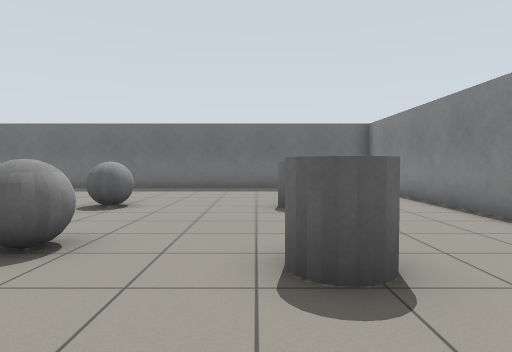
view 1 (above)

12 first-person views from a walk through a robot-simulator world made for Gazebo. The camera is 0.94 m above the floor, tilts 2° down and sees 75° across. The floor is counted in squares, 1 m on a side. Each view is taken from the middle of a square. On the plan, view 1 faces up. The plan holds only what a view shows up to about 12 squares ahead; the rest is blank.

view 2
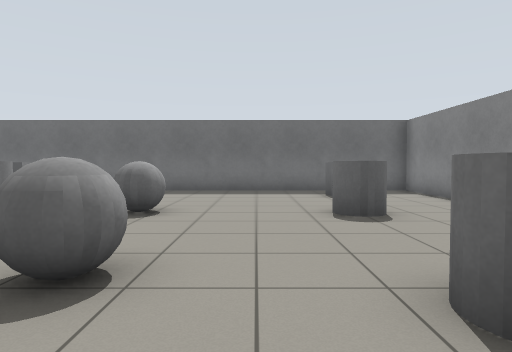

view 3
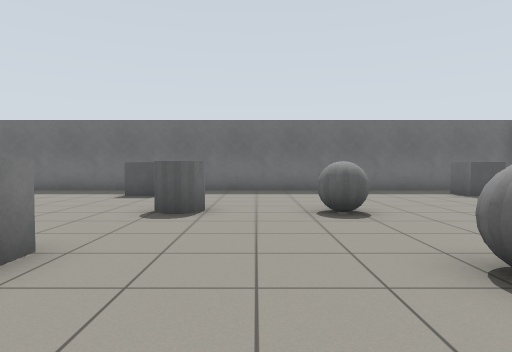

view 4
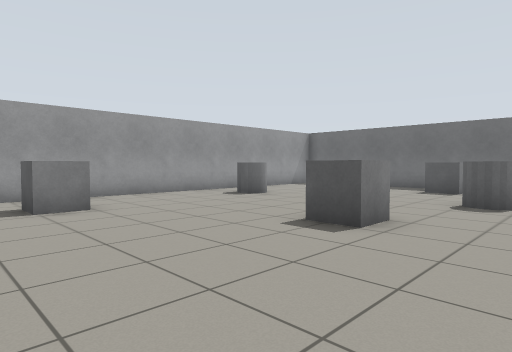

view 5
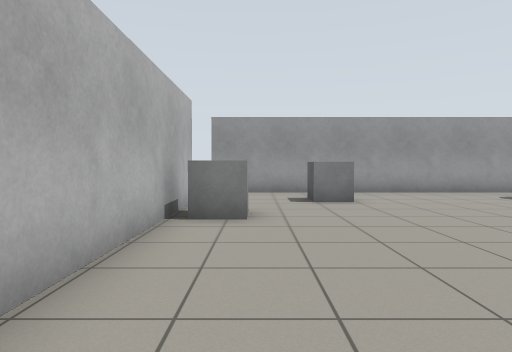

view 6
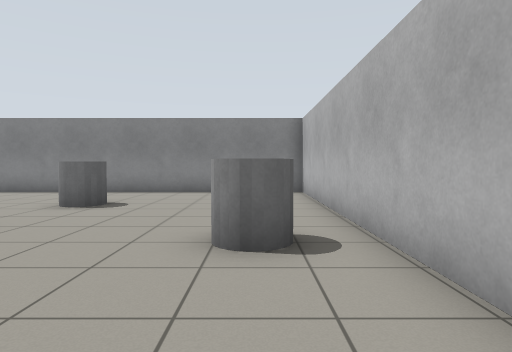

view 7
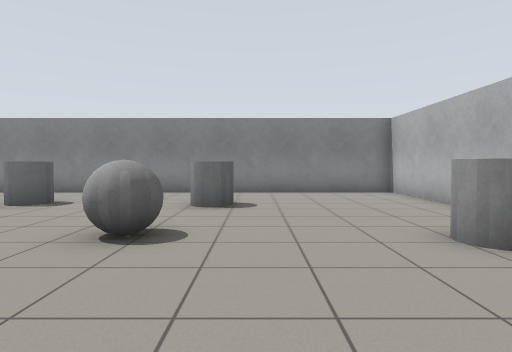

view 8
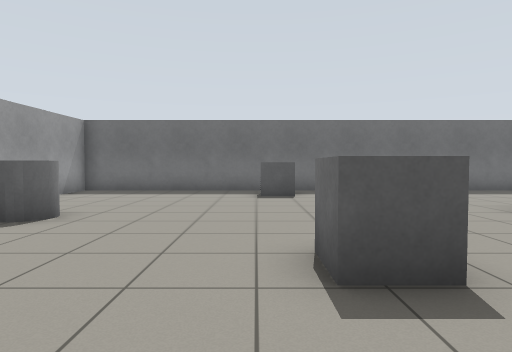

view 9
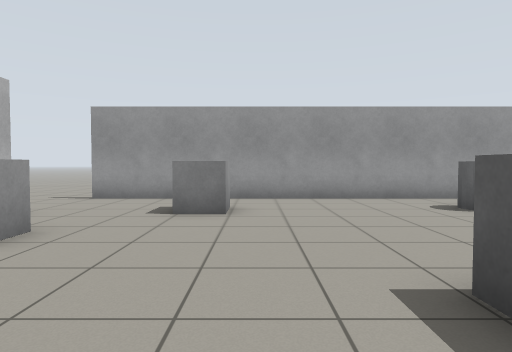

view 10
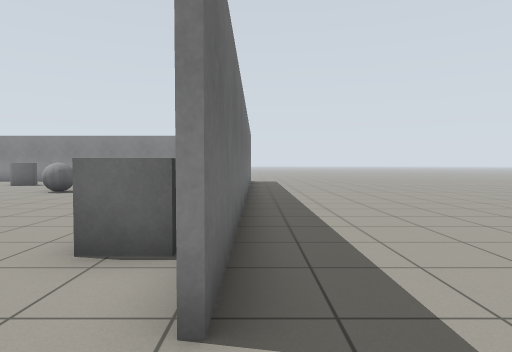

view 11
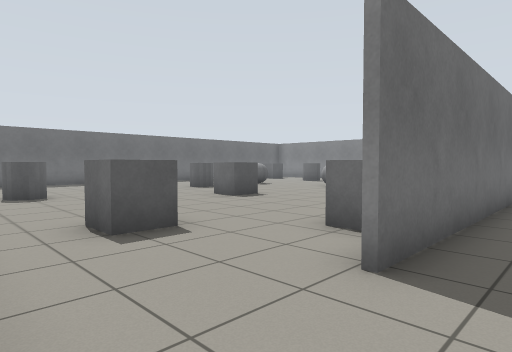

view 12
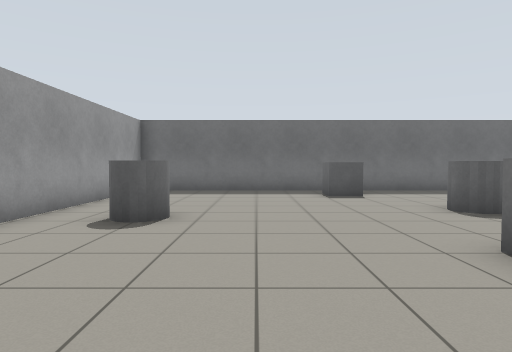

### Floor plan
Key: @ floor where view 1 was taken; # wall or solid block; . floor; B grey ball; C grey cylinder; G grey box.
Columns run from 16 left of view 1 to 4 right of it. Each row starts with its distance up from view 1.
 13  ####################
 12  #......G.........  #
 11  #.....GG........GG.#
 10  #..................#
  9  #..................#
  8  #.......CC.BB...C..#
  7  #.C.........B...C..#
  6  #..................#
  5  #..................#
  4  #......G....BB.....#
  3  #...........B...C..#
  2  #..................#
  1  #.G................#
  0  #..............@...#
 -1  #....G......C......#
 -2  #....G.............#
 -3 ....#################
 -4 ...............

Where each view was taken, in squares from view 1:
view 1: 0 up, 0 right, facing up
view 2: 1 up, 1 left, facing up
view 3: 1 up, 5 left, facing up
view 4: 1 down, 5 left, facing up-left
view 5: 1 down, 4 left, facing left
view 6: 1 down, 7 left, facing right
view 7: 2 up, 7 left, facing right
view 8: 1 up, 9 left, facing up
view 9: 2 up, 6 left, facing left
view 10: 3 down, 14 left, facing right
view 11: 4 down, 15 left, facing up-right
view 12: 1 up, 11 left, facing up
